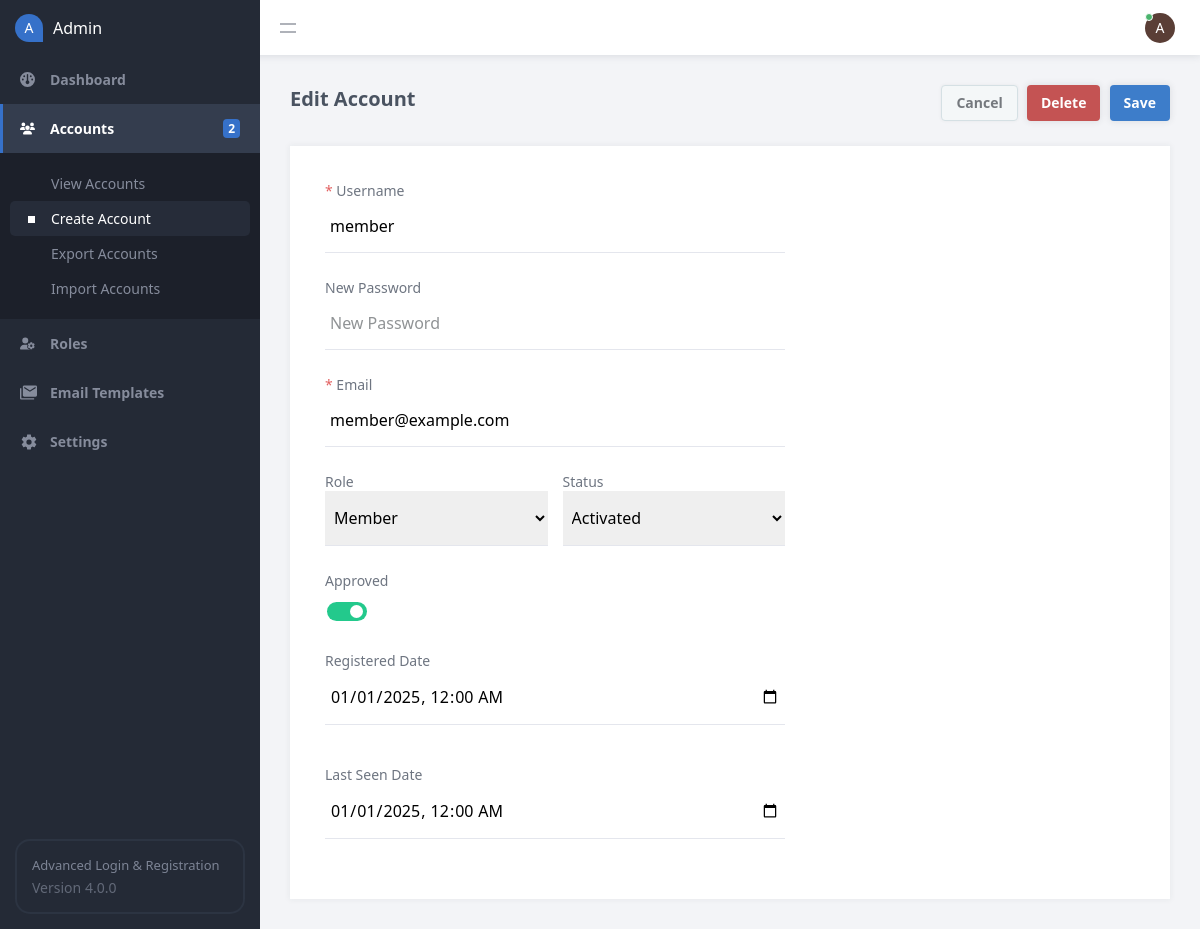
The app's page /admin/account.php?id=2 (signed in) with its own data.
### tables this page shows
CREATE TABLE IF NOT EXISTS `accounts` (
  `id` int(11) NOT NULL AUTO_INCREMENT,
  `username` varchar(50) NOT NULL,
  `password` varchar(255) NOT NULL,
  `email` varchar(100) NOT NULL,
  `role` varchar(50) NOT NULL DEFAULT 'Member',
  `approved` tinyint(1) NOT NULL DEFAULT 1,
  `activation_code` varchar(255) DEFAULT NULL,
  `remember_me_code` varchar(255) DEFAULT NULL,
  `reset_code` varchar(255) DEFAULT NULL,
  `last_seen` datetime NOT NULL,
  `registered` datetime NOT NULL,
  PRIMARY KEY (`id`)
);

### admin/account.php (the view, shortened to what this page needs)
<?php
include 'main.php';
$account = [
    'username' => '',
    'password' => '',
    'email' => '',
    'activation_code' => 'activated',
    'remember_me_code' => null,
    'role' => 'Member',
    'approved' => 1,
    'registered' => date('Y-m-d\TH:i'),
    'last_seen' => date('Y-m-d\TH:i')
];
if (isset($_GET['id'])) {
    $stmt = $con->prepare('SELECT username, password, email, activation_code, remember_me_code, role, registered, last_seen, approved FROM accounts WHERE id = ?');
    $stmt->bind_param('i', $_GET['id']);
    $stmt->execute();
    $stmt->bind_result($account['username'], $account['password'], $account['email'], $account['activation_code'], $account['rememberme'], $account['role'], $account['registered'], $account['last_seen'], $account['approved']);
    $page = 'Edit';
}
?>
<?=template_admin_header($page . ' Account', 'accounts', 'manage')?>
<form method="post" enctype="multipart/form-data">
    <div class="content-title responsive-flex-wrap responsive-pad-bot-3">
        <h2><?=$page?> Account</h2>
        <div class="btns">
            <a href="accounts.php" class="btn alt mar-right-1">Cancel</a>
            <?php if ($page == 'Edit'): ?>
            <input type="submit" name="delete" value="Delete" class="btn red mar-right-1" onclick="return confirm('Are you sure you want to delete this account?')">
            <?php endif; ?>
            <input type="submit" name="submit" value="Save" class="btn">
        </div>
    </div>
    <div class="content-block">
        <div class="form responsive-width-100">
            <label for="username"><span class="required">*</span> Username</label>
            <input type="text" id="username" name="username" placeholder="Username" value="<?=$account['username']?>" required>
            <label for="password"><?=$page == 'Edit' ? 'New ' : '<span class="required">*</span> '?>Password</label>
            <input type="password" id="password" name="password" placeholder="<?=$page == 'Edit' ? 'New ' : ''?>Password" autocomplete="new-password" value=""<?=$page == 'Edit' ? '' : ' required'?>>
            <label for="email"><span class="required">*</span> Email</label>
            <input type="text" id="email" name="email" placeholder="Email" value="<?=$account['email']?>" required>
            <div class="group">
                <div class="item">
                    <label for="role">Role</label>
                    <select id="role" name="role">
                        <?php foreach ($roles_list as $role): ?>
                        <option value="<?=$role?>"<?=$role==$account['role']?' selected':''?>><?=$role?></option>
                        <?php endforeach; ?>
                    </select>
                </div>
                <div class="item">
                    <label for="activation_status">Status</label>
                    <select id="activation_status" name="activation_status">
                        <option value="activated"<?=$account['activation_code']=='activated'?' selected':''?>>Activated</option>
                    </select>
                </div>
            </div>
            <label for="approved">Approved</label>
            <label for="approved" class="switch">
                <span class="slider round"></span>
            </label>
            <div class="group mar-top-1">
                <div class="item">
                    <label for="registered">Registered Date</label>
                    <input id="registered" type="datetime-local" name="registered" value="<?=date('Y-m-d\TH:i', strtotime($account['registered']))?>" required>
                </div>
                <div class="item">
                    <label for="last_seen">Last Seen Date</label>
                    <input id="last_seen" type="datetime-local" name="last_seen" value="<?=date('Y-m-d\TH:i', strtotime($account['last_seen']))?>" required>
                </div>
            </div>
        </div>
    </div>
</form>
<?=template_admin_footer()?>

### admin/admin.css (style rules this page uses)
* { box-sizing: border-box; font-family: system-ui, "Segoe UI", Roboto, Helvetica, Arial, sans-serif, "Apple Color Emoji", "Segoe UI Emoji", "Segoe UI Symbol"; font-size: 16px; }
html { height: 100%; }
body { position: relative; min-height: 100%; color: #515355; background-color: #f3f4f7; margin: 0; }
h1, h2, h3, h4, h5 { color: #4a5361; margin: 0; padding: 0; }
main h2 { font-size: 20px; padding-bottom: 5px; font-weight: 600; }
main .content-title { display: flex; flex-flow: wrap; gap: 15px; }
main .content-title h2 { white-space: nowrap; flex: 1; }
main .content-title .btn { height: 36px; }
main .content-block { background-color: #fff; margin-top: 25px; padding: 15px; box-shadow: 0px 0px 6px 1px rgba(45, 54, 68, 0.05); overflow: hidden; }
.form { display: flex; flex-flow: column; width: 500px; padding: 20px; }
.form input[type=text], .form input[type=password], .form input[type=datetime-local], .form input[type=email], .form input[type=number], .form input[type=file], .form textarea, .form select { width: 100%; padding: 15px 5px; margin-bottom: 25px; border: 0; border-bottom: 1px solid #e4e6ed; }
.form input[type=text]::placeholder, .form input[type=password]::placeholder, .form input[type=datetime-local]::placeholder, .form input[type=email]::placeholder, .form input[type=number]::placeholder, .form input[type=file]::placeholder, .form textarea::placeholder, .form select::placeholder { color: #909395; }
.form label { position: relative; display: block; font-weight: 500; font-size: 14px; color: #6e7581; }
.form label .required { font-size: 14px; font-style: normal; color: #e26060; }
.form .group { display: flex; flex-flow: wrap; gap: 15px; }
.form .group .item { flex: 1; }
.form .switch { position: relative; display: inline-block; height: 19px; margin: 12px 0 25px 2px; }
.form .switch .slider { position: absolute; cursor: pointer; width: 40px; top: 0; left: 0; right: 0; bottom: 0; background-color: #e7e9ef; transition: 0.4s; }
.form .switch .slider:before { position: absolute; content: ""; height: 13px; width: 13px; left: 4px; bottom: 3px; background-color: white; transition: 0.4s; }
.form .switch input:checked + .slider { background-color: #23c98c; }
.form .switch input:checked + .slider:before { transform: translateX(19px); }
.form .switch .slider.round { border-radius: 20px; }
.form .switch .slider.round:before { border-radius: 50%; }
.btn { display: inline-flex; align-items: center; justify-content: center; text-decoration: none; appearance: none; cursor: pointer; border: 0; background: #3d7dca; color: #FFFFFF; padding: 0 14px; font-size: 14px; line-height: 14px; font-weight: 600; border-radius: 4px; height: 38px; box-shadow: 0px 0px 6px 1px rgba(45, 54, 68, 0.1); }
.btn.red { background: #c45353; }
.btn.alt { color: #75797e; border: 1px solid #d5e0e4; box-shadow: 0px 0px 3px 1px rgba(0, 0, 0, 0.03); background: #f4f7f8; }
.mar-top-1 { margin-top: 5px; }
.mar-right-1 { margin-right: 5px; }

### records on screen
accounts: username "member", email "member@example.com", role "Member", activation_status "Activated", registered "01/01/2025 00:00", last_seen "01/01/2025 00:00"

### other values on screen
$accounts_total "2"
substr($_SESSION['account_name'], 0, 1) "A"
$page "Edit"
